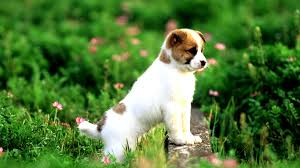
#> input picture dog.jpg, 300 x 168 px
$ python hysterisys.py
#> lines starting #> are read from the running program, lines starting #| are printed output that depends on the picture; after the words box and inside, x2 and y2 are one past the last pixel; in counts of white or black regions, pixels touching at a corner belong together
import cv2
import numpy as np
from matplotlib import pyplot as plt

img = cv2.imread('dog.jpg')
#> img is the input picture: shape (168, 300, 3); mean B, G, R 57.6, 120.4, 81.3
img = img[:, :, 0]
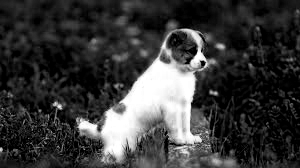
#> img: shape (168, 300); min 0, max 255, mean 57.6


blockSize = 51
C = 10

th3 = cv2.adaptiveThreshold(img,1,cv2.ADAPTIVE_THRESH_GAUSSIAN_C,\
            cv2.THRESH_BINARY,blockSize,C)
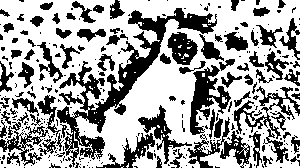
#> th3: shape (168, 300); values 0 (black) and 1 (white), 63.8% white; 281 black regions (195 under 20 px), largest, box (x1, y1, x2, y2) and area: (57, 8, 217, 167) 4609, (190, 65, 231, 135) 1192, (234, 86, 300, 163) 1105


plt.subplot(211)
plt.imshow(img, cmap = 'gray')
plt.subplot(212)
plt.imshow(th3, cmap = 'gray')
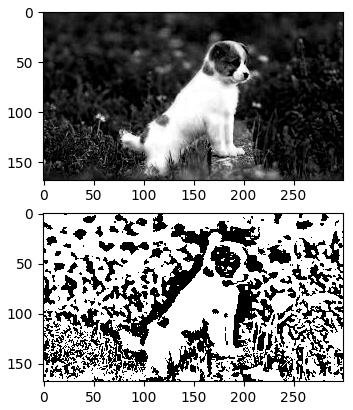
#> figure drawn by matplotlib, 2 panels

$ run again, with 1.png saved as dog.jpg
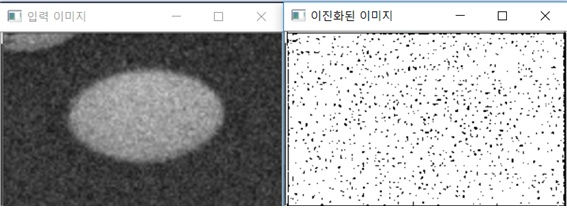
#> input picture 1.png, 567 x 208 px
#> img is the input picture: shape (208, 567, 3); mean B, G, R 171.4, 171.1, 170.6
#> img: shape (208, 567)
#> `th3 = cv2.adaptiveThreshold(img,1,cv2.ADAPTIVE_THRESH_GAUSSIAN_C,\ cv2..`:
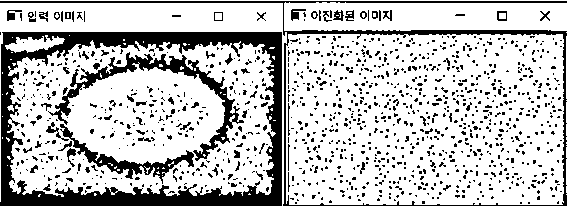
#> th3: shape (208, 567); values 0 (black) and 1 (white), 76.1% white; 1154 black regions (1078 under 20 px), largest, box (x1, y1, x2, y2) and area: (0, 32, 282, 206) 11409, (0, 1, 567, 206) 3468, (48, 52, 244, 161) 2660
#> `plt.imshow(th3, cmap = 'gray')`:
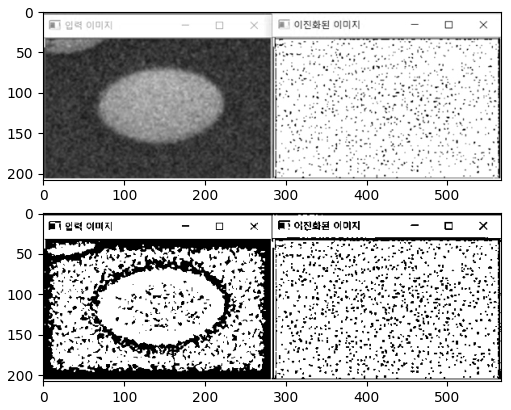
#> figure drawn by matplotlib, 2 panels
